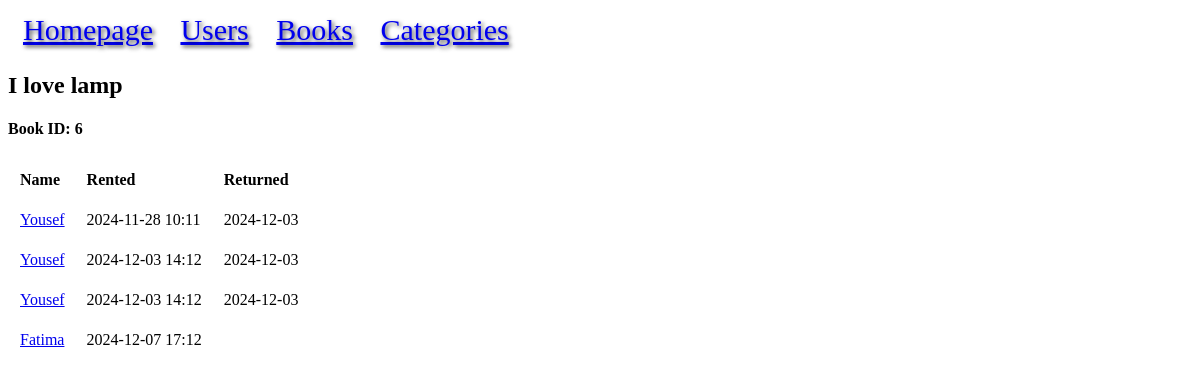
Before: /book/6 with the older database file.
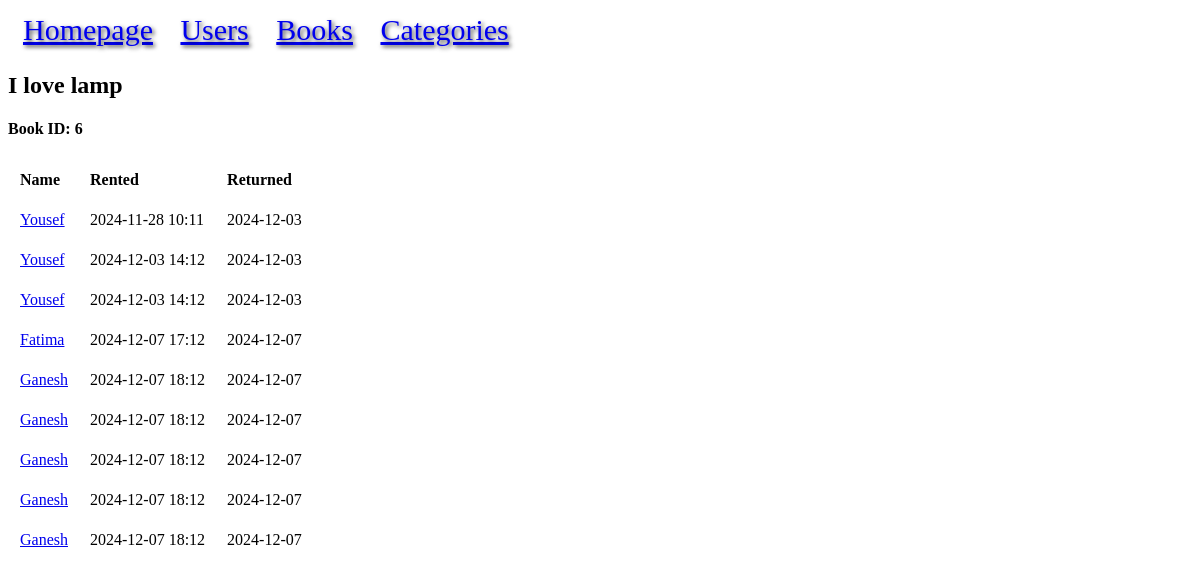
After: the same page with the newer database file.
### models.py (models this page shows, shortened)
class Book(db.Model):
    id = mapped_column(Integer, primary_key=True, autoincrement=True)
    title = mapped_column(String)
    price = mapped_column(DECIMAL(10, 2))
    available = mapped_column(Integer, default=0)
    rating = mapped_column(Integer)
    upc = mapped_column(String, unique=True)
    url = mapped_column(String)
    category_id = mapped_column(Integer, ForeignKey("category.id"))
    category = relationship("Category", back_populates="books")
    rentals = relationship("BookRental", back_populates="book")

class BookRental(db.Model):
    id = mapped_column(Integer, primary_key=True)
    user_id = mapped_column(Integer, ForeignKey("user.id"))
    book_id = mapped_column(Integer, ForeignKey("book.id"))
    rented = mapped_column(DateTime(timezone=True), nullable=False)
    returned = mapped_column(DateTime(timezone=True), nullable=True)
    user = relationship("User", back_populates="rented")
    book = relationship("Book", back_populates="rentals")

class User(db.Model):
    id = mapped_column(Integer, primary_key=True, autoincrement=True)
    name = mapped_column(String)
    rented = relationship("BookRental", back_populates="user")

### app.py (the view)
@app.route("/book/<int:id>")
def book(id):
    statement = db.select(Book).where(Book.id == id)
    result = db.session.execute(statement).scalar()
    if not result:
        return f"BOOK ID:{id} NOT FOUND!", 404
    return render_template("book.html", result=result)

### templates/book.html
{% extends "base.html" %}
{% block content %}
<h2>{{ result.title }}</h2>
<h4>Book ID: {{ result.id }}</h4>
<table>
<tr>
    <th>Name</th>
    <th>Rented</th>
    <th>Returned</th>
</tr>
{% for rental in result.rentals %}
<tr>
<td><a href="{{ url_for('user', id=rental.user.id) }}">{{ rental.user.name }}</a></td>
<td>{{ rental.rented.strftime("%Y-%m-%d %H:%m") }}</td>
<td>{% if rental.returned %}{{ rental.returned.strftime("%Y-%m-%d") }}
{% endif %}</td>
</tr>
{% endfor %}
</table>
{% endblock %}

### templates/base.html (shortened to what this page needs)
<!doctype html>
<html lang="en">
    <head>
        <link rel="stylesheet" href="{{ url_for('static', filename='style.css') }}">
    </head>
    <body>
        <nav>
            <a href="{{ url_for('home') }}">Homepage</a>
            <a href="{{ url_for('users') }}">Users</a>
            <a href="{{ url_for('books') }}">Books</a>
            <a href="{{ url_for('categories') }}">Categories</a>
        </nav>
        {% block content %}
        {% endblock %}
    </body>
</html>

### static/style.css (style rules this page uses)
nav a { padding: 10px; }
th, td { padding:10px; }
nav { text-shadow: 2px 2px 4px rgba(0, 0, 0, 0.7); color:black; padding: 5px; font-size: 30px; }
tr { text-align: left; }
th { text-align: left; }
td { text-align: left; }

Changed rows visible on the page:
changed BookRental "Fatima": returned (not shown) → "2024-12-07"
added BookRental: user.name "Ganesh", rented "2024-12-07 18:12", returned "2024-12-07"
added BookRental: user.name "Ganesh", rented "2024-12-07 18:12", returned "2024-12-07"
added BookRental: user.name "Ganesh", rented "2024-12-07 18:12", returned "2024-12-07"
added BookRental: user.name "Ganesh", rented "2024-12-07 18:12", returned "2024-12-07"
added BookRental: user.name "Ganesh", rented "2024-12-07 18:12", returned "2024-12-07"
